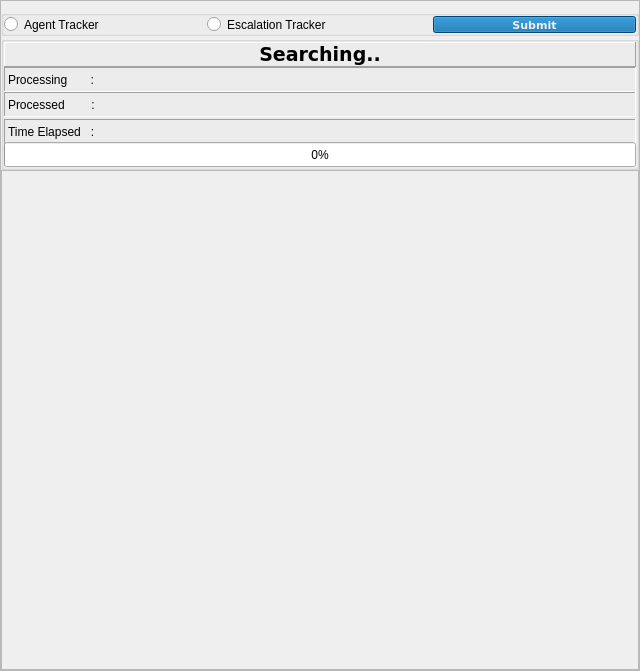
               <widget class="QWidget" name="transferred_page">
                <property name="minimumSize">
                 <size>
                  <width>640</width>
                  <height>480</height>
                 </size>
                </property>
                <property name="maximumSize">
                 <size>
                  <width>1920</width>
                  <height>1080</height>
                 </size>
                </property>
                <layout class="QVBoxLayout" name="verticalLayout_6">
                 <property name="spacing">
                  <number>0</number>
                 </property>
                 <property name="leftMargin">
                  <number>0</number>
                 </property>
                 <property name="topMargin">
                  <number>0</number>
                 </property>
                 <property name="rightMargin">
                  <number>0</number>
                 </property>
                 <property name="bottomMargin">
                  <number>0</number>
                 </property>
                 <item>
                  <widget class="QFrame" name="frame_7">
                   <property name="frameShape">
                    <enum>QFrame::StyledPanel</enum>
                   </property>
                   <property name="frameShadow">
                    <enum>QFrame::Raised</enum>
                   </property>
                   <layout class="QVBoxLayout" name="verticalLayout_16">
                    <property name="spacing">
                     <number>0</number>
                    </property>
                    <property name="leftMargin">
                     <number>0</number>
                    </property>
                    <property name="rightMargin">
                     <number>0</number>
                    </property>
                    <property name="bottomMargin">
                     <number>0</number>
                    </property>
                    <item>
                     <widget class="QGroupBox" name="escalation_groupBox">
                      <property name="minimumSize">
                       <size>
                        <width>0</width>
                        <height>26</height>
                       </size>
                      </property>
                      <property name="maximumSize">
                       <size>
                        <width>16777215</width>
                        <height>26</height>
                       </size>
                      </property>
                      <property name="title">
                       <string/>
                      </property>
                      <layout class="QHBoxLayout" name="horizontalLayout_13">
                       <property name="spacing">
                        <number>0</number>
                       </property>
                       <property name="leftMargin">
                        <number>0</number>
                       </property>
                       <property name="topMargin">
                        <number>0</number>
                       </property>
                       <property name="rightMargin">
                        <number>0</number>
                       </property>
                       <property name="bottomMargin">
                        <number>0</number>
                       </property>
                       <item>
                        <widget class="QRadioButton" name="agent_radioButton">
                         <property name="minimumSize">
                          <size>
                           <width>0</width>
                           <height>0</height>
                          </size>
                         </property>
                         <property name="maximumSize">
                          <size>
                           <width>16777215</width>
                           <height>16777215</height>
                          </size>
                         </property>
                         <property name="text">
                          <string>Agent Tracker</string>
                         </property>
                        </widget>
                       </item>
                       <item>
                        <widget class="QRadioButton" name="escalation_radioButton">
                         <property name="minimumSize">
                          <size>
                           <width>0</width>
                           <height>0</height>
                          </size>
                         </property>
                         <property name="maximumSize">
                          <size>
                           <width>16777215</width>
                           <height>16777215</height>
                          </size>
                         </property>
                         <property name="text">
                          <string>Escalation Tracker</string>
                         </property>
                        </widget>
                       </item>
                       <item>
                        <widget class="QToolButton" name="tracker_csv_toolButton">
                         <property name="styleSheet">
                          <string notr="true">QToolButton
{
    border-radius : 12; 
	border: rgb(240, 240, 240);
}
</string>
                         </property>
                         <property name="text">
                          <string/>
                         </property>
                         <property name="icon">
                          <iconset resource="new_gui_pyqt.qrc">
                           <normaloff>:/icons/icons/folder.png</normaloff>:/icons/icons/folder.png</iconset>
                         </property>
                         <property name="iconSize">
                          <size>
                           <width>20</width>
                           <height>20</height>
                          </size>
                         </property>
                        </widget>
                       </item>
                       <item>
                        <widget class="QPushButton" name="tracker_pushButton">
                         <property name="minimumSize">
                          <size>
                           <width>0</width>
                           <height>0</height>
                          </size>
                         </property>
                         <property name="maximumSize">
                          <size>
                           <width>16777215</width>
                           <height>16777215</height>
                          </size>
                         </property>
                         <property name="font">
                          <font>
                           <family>Verdana</family>
                           <pointsize>8</pointsize>
                           <weight>75</weight>
                           <bold>true</bold>
                          </font>
                         </property>
                         <property name="cursor">
                          <cursorShape>PointingHandCursor</cursorShape>
                         </property>
                         <property name="styleSheet">
                          <string notr="true">background-color: rgb(0, 98, 163);
color: rgb(240, 240, 240);</string>
                         </property>
                         <property name="text">
                          <string>Submit</string>
                         </property>
                         <property name="icon">
                          <iconset resource="new_gui_pyqt.qrc">
                           <normaloff>:/icons/icons/enter (1).png</normaloff>:/icons/icons/enter (1).png</iconset>
                         </property>
                         <property name="iconSize">
                          <size>
                           <width>16</width>
                           <height>16</height>
                          </size>
                         </property>
                         <property name="checkable">
                          <bool>false</bool>
                         </property>
                        </widget>
                       </item>
                      </layout>
                     </widget>
                    </item>
                    <item>
                     <widget class="QGroupBox" name="escalation_processing_groupBox">
                      <property name="enabled">
                       <bool>true</bool>
                      </property>
                      <property name="minimumSize">
                       <size>
                        <width>0</width>
                        <height>0</height>
                       </size>
                      </property>
                      <property name="maximumSize">
                       <size>
                        <width>16777215</width>
                        <height>16777215</height>
                       </size>
                      </property>
                      <property name="title">
                       <string/>
                      </property>
                      <property name="flat">
                       <bool>false</bool>
                      </property>
                      <property name="checkable">
                       <bool>false</bool>
                      </property>
                      <layout class="QVBoxLayout" name="verticalLayout_15">
                       <property name="spacing">
                        <number>0</number>
                       </property>
                       <property name="sizeConstraint">
                        <enum>QLayout::SetMinAndMaxSize</enum>
                       </property>
                       <property name="leftMargin">
                        <number>0</number>
                       </property>
                       <property name="topMargin">
                        <number>0</number>
                       </property>
                       <property name="rightMargin">
                        <number>0</number>
                       </property>
                       <property name="bottomMargin">
                        <number>0</number>
                       </property>
                       <item>
                        <widget class="QLabel" name="escalation_groupLabel">
                         <property name="minimumSize">
                          <size>
                           <width>0</width>
                           <height>25</height>
                          </size>
                         </property>
                         <property name="maximumSize">
                          <size>
                           <width>16777215</width>
                           <height>25</height>
                          </size>
                         </property>
                         <property name="font">
                          <font>
                           <family>Verdana</family>
                           <pointsize>14</pointsize>
                           <weight>75</weight>
                           <bold>true</bold>
                          </font>
                         </property>
                         <property name="frameShape">
                          <enum>QFrame::Panel</enum>
                         </property>
                         <property name="frameShadow">
                          <enum>QFrame::Raised</enum>
                         </property>
                         <property name="text">
                          <string>Searching..</string>
                         </property>
                         <property name="alignment">
                          <set>Qt::AlignCenter</set>
                         </property>
                        </widget>
                       </item>
                       <item>
                        <widget class="QLabel" name="escalation_label_1">
                         <property name="minimumSize">
                          <size>
                           <width>0</width>
                           <height>25</height>
                          </size>
                         </property>
                         <property name="maximumSize">
                          <size>
                           <width>16777215</width>
                           <height>25</height>
                          </size>
                         </property>
                         <property name="frameShape">
                          <enum>QFrame::Panel</enum>
                         </property>
                         <property name="frameShadow">
                          <enum>QFrame::Sunken</enum>
                         </property>
                         <property name="text">
                          <string>Processing       :</string>
                         </property>
                        </widget>
                       </item>
                       <item>
                        <widget class="QLabel" name="escalation_label_2">
                         <property name="minimumSize">
                          <size>
                           <width>0</width>
                           <height>25</height>
                          </size>
                         </property>
                         <property name="maximumSize">
                          <size>
                           <width>16777215</width>
                           <height>25</height>
                          </size>
                         </property>
                         <property name="frameShape">
                          <enum>QFrame::Panel</enum>
                         </property>
                         <property name="frameShadow">
                          <enum>QFrame::Sunken</enum>
                         </property>
                         <property name="text">
                          <string>Processed        :</string>
                         </property>
                        </widget>
                       </item>
                       <item>
                        <widget class="QLabel" name="escalation_label_3">
                         <property name="minimumSize">
                          <size>
                           <width>0</width>
                           <height>25</height>
                          </size>
                         </property>
                         <property name="maximumSize">
                          <size>
                           <width>16777215</width>
                           <height>20</height>
                          </size>
                         </property>
                         <property name="frameShape">
                          <enum>QFrame::Panel</enum>
                         </property>
                         <property name="frameShadow">
                          <enum>QFrame::Sunken</enum>
                         </property>
                         <property name="text">
                          <string>Time Elapsed   :</string>
                         </property>
                        </widget>
                       </item>
                       <item>
                        <widget class="QProgressBar" name="escalation_progressBar">
                         <property name="minimumSize">
                          <size>
                           <width>0</width>
                           <height>25</height>
                          </size>
                         </property>
                         <property name="maximumSize">
                          <size>
                           <width>16777215</width>
                           <height>25</height>
                          </size>
                         </property>
                         <property name="value">
                          <number>0</number>
                         </property>
                         <property name="alignment">
                          <set>Qt::AlignCenter</set>
                         </property>
                         <property name="orientation">
                          <enum>Qt::Horizontal</enum>
                         </property>
                         <property name="textDirection">
                          <enum>QProgressBar::TopToBottom</enum>
                         </property>
                        </widget>
                       </item>
                      </layout>
                     </widget>
                    </item>
                    <item>
                     <widget class="QFrame" name="frame_8">
                      <property name="minimumSize">
                       <size>
                        <width>0</width>
                        <height>500</height>
                       </size>
                      </property>
                      <property name="maximumSize">
                       <size>
                        <width>16777215</width>
                        <height>16777215</height>
                       </size>
                      </property>
                      <property name="frameShape">
                       <enum>QFrame::StyledPanel</enum>
                      </property>
                      <property name="frameShadow">
                       <enum>QFrame::Raised</enum>
                      </property>
                     </widget>
                    </item>
                   </layout>
                  </widget>
                 </item>
                </layout>
               </widget>
